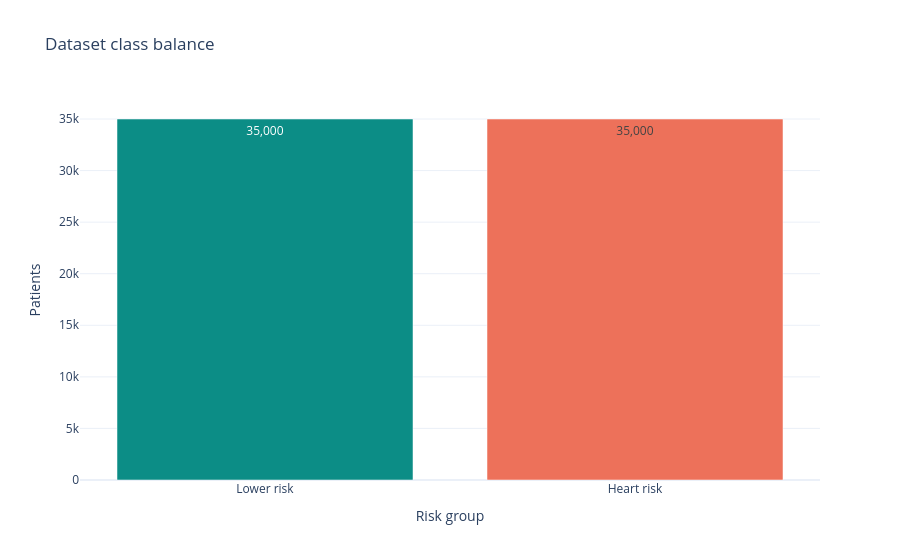
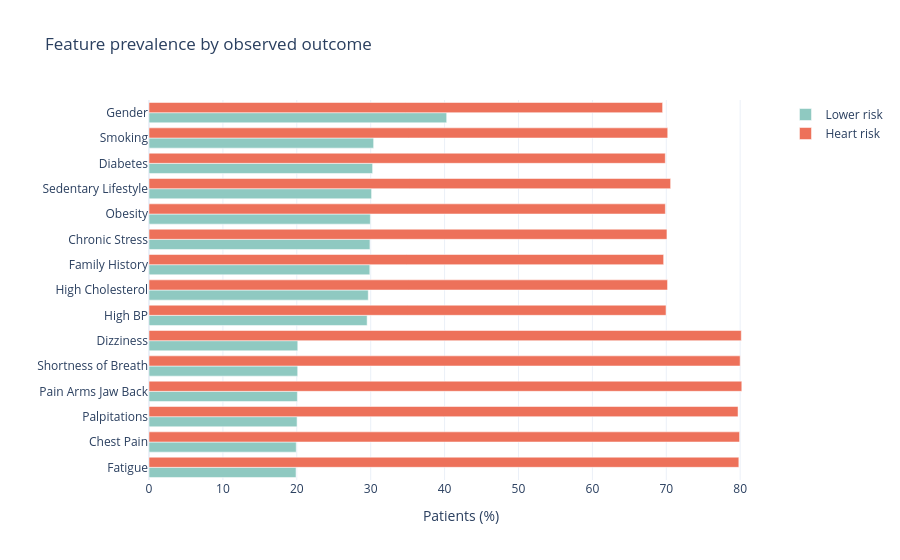
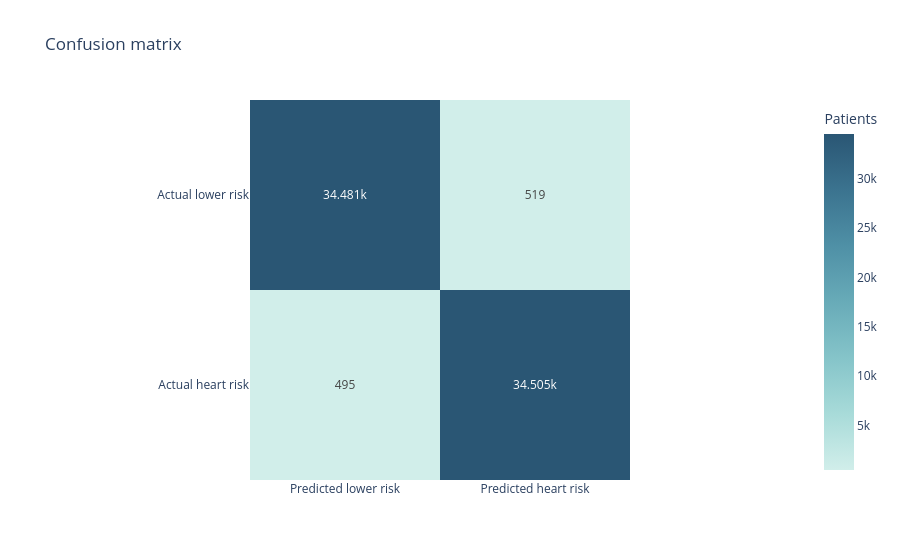
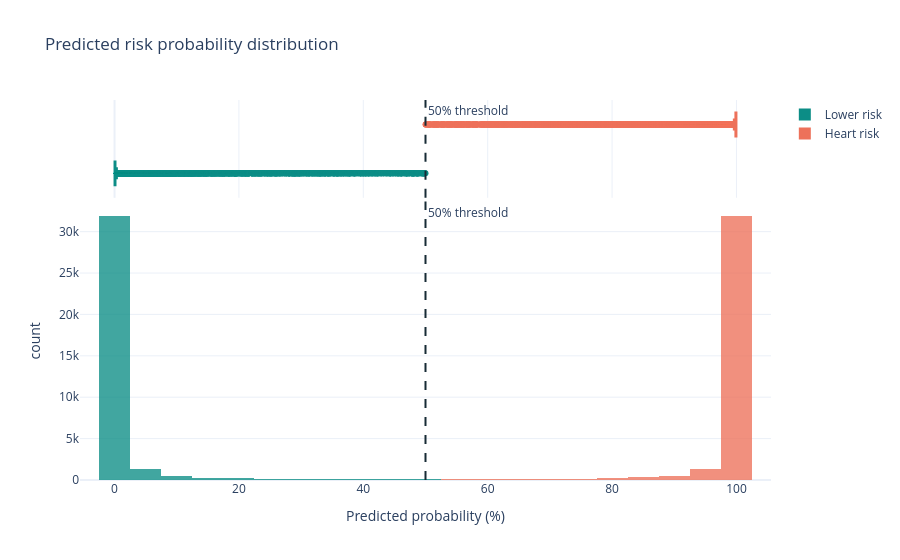

The notebook cell these images were saved under, in order:
### Code cell
# Interactive model and dataset insights
import plotly.express as px
import plotly.graph_objects as go
from sklearn.metrics import confusion_matrix

analysis_df = pd.read_csv("heart_disease_risk_dataset_earlymed.csv")
analysis_features = saved["features"] if "saved" in globals() else FEATURES
analysis_model = saved["model"] if "saved" in globals() else model
analysis_X = analysis_df[analysis_features]
analysis_y = analysis_df["Heart_Risk"].astype(int)
analysis_predictions = analysis_model.predict(analysis_X).astype(int)
analysis_probabilities = analysis_model.predict_proba(analysis_X)[:, 1]

# 1. Dataset class balance
class_balance = analysis_y.value_counts().rename(index={0: "Lower risk", 1: "Heart risk"}).reset_index()
class_balance.columns = ["Risk group", "Patients"]
fig_class_balance = px.bar(
    class_balance, x="Risk group", y="Patients", color="Risk group",
    color_discrete_map={"Lower risk": "#0c8d86", "Heart risk": "#ed715a"},
    title="Dataset class balance", text_auto=","
)
fig_class_balance.update_layout(showlegend=False, template="plotly_white")
fig_class_balance.show()

# 2. Binary feature prevalence split by observed outcome
binary_features = [feature for feature in analysis_features if feature != "Age"]
prevalence = analysis_df.groupby("Heart_Risk")[binary_features].mean().T.reset_index()
prevalence.columns = ["Feature", "Lower risk", "Heart risk"]
prevalence = prevalence.melt(id_vars="Feature", var_name="Risk group", value_name="Prevalence")
prevalence["Feature"] = prevalence["Feature"].str.replace("_", " ", regex=False)
prevalence["Prevalence"] = prevalence["Prevalence"] * 100
fig_prevalence = px.bar(
    prevalence.sort_values("Prevalence"), x="Prevalence", y="Feature", color="Risk group",
    barmode="group", orientation="h", title="Feature prevalence by observed outcome",
    color_discrete_map={"Lower risk": "#8fc9c1", "Heart risk": "#ed715a"},
    labels={"Prevalence": "Patients (%)", "Feature": ""}
)
fig_prevalence.update_layout(template="plotly_white", legend_title_text="")
fig_prevalence.show()

# 3. Confusion matrix for the saved model
matrix = confusion_matrix(analysis_y, analysis_predictions)
fig_confusion = px.imshow(
    matrix, text_auto=True, x=["Predicted lower risk", "Predicted heart risk"],
    y=["Actual lower risk", "Actual heart risk"], color_continuous_scale="Teal",
    title="Confusion matrix", labels={"x": "", "y": "", "color": "Patients"}
)
fig_confusion.update_layout(template="plotly_white")
fig_confusion.show()

# 4. Distribution of model confidence by predicted class
probability_df = pd.DataFrame({
    "Risk probability": analysis_probabilities * 100,
    "Model prediction": analysis_predictions,
})
probability_df["Model prediction"] = probability_df["Model prediction"].map({0: "Lower risk", 1: "Heart risk"})
fig_probability = px.histogram(
    probability_df, x="Risk probability", color="Model prediction", nbins=30,
    marginal="box", opacity=0.78, title="Predicted risk probability distribution",
    color_discrete_map={"Lower risk": "#0c8d86", "Heart risk": "#ed715a"},
    labels={"Risk probability": "Predicted probability (%)", "Model prediction": ""}
)
fig_probability.add_vline(x=50, line_dash="dash", line_color="#172b35", annotation_text="50% threshold")
fig_probability.update_layout(template="plotly_white")
fig_probability.show()

### Figure 1 — Plotly figure (JSON) as saved in the notebook; plotly's stock layout.template omitted (floating-point values rounded to 4 significant figures)
{"data": [{"hovertemplate": "Risk group=%{x}<br>Patients=%{y}<extra></extra>", "legendgroup": "Lower risk", "marker": {"color": "#0c8d86", "pattern": {"shape": ""}}, "name": "Lower risk", "orientation": "v", "showlegend": true, "textposition": "auto", "texttemplate": "%{y:,}", "type": "bar", "x": ["Lower risk"], "xaxis": "x", "y": [35000], "yaxis": "y"}, {"hovertemplate": "Risk group=%{x}<br>Patients=%{y}<extra></extra>", "legendgroup": "Heart risk", "marker": {"color": "#ed715a", "pattern": {"shape": ""}}, "name": "Heart risk", "orientation": "v", "showlegend": true, "textposition": "auto", "texttemplate": "%{y:,}", "type": "bar", "x": ["Heart risk"], "xaxis": "x", "y": [35000], "yaxis": "y"}], "layout": {"barmode": "relative", "legend": {"title": {"text": "Risk group"}, "tracegroupgap": 0}, "showlegend": false, "title": {"text": "Dataset class balance"}, "xaxis": {"anchor": "y", "categoryarray": ["Lower risk", "Heart risk"], "categoryorder": "array", "domain": [0, 1], "title": {"text": "Risk group"}}, "yaxis": {"anchor": "x", "domain": [0, 1], "title": {"text": "Patients"}}}}

### Figure 2 — Plotly figure (JSON) as saved in the notebook; plotly's stock layout.template omitted (floating-point values rounded to 4 significant figures)
{"data": [{"alignmentgroup": "True", "hovertemplate": "Risk group=Lower risk<br>Patients (%)=%{x}<br>=%{y}<extra></extra>", "legendgroup": "Lower risk", "marker": {"color": "#8fc9c1", "pattern": {"shape": ""}}, "name": "Lower risk", "offsetgroup": "Lower risk", "orientation": "h", "showlegend": true, "textposition": "auto", "type": "bar", "x": [19.89, 19.93, 20.03, 20.08, 20.12, 20.13, 29.52, 29.67, 29.88, 29.9, 29.95, 30.12, 30.26, 30.4, 40.28], "xaxis": "x", "y": ["Fatigue", "Chest Pain", "Palpitations", "Pain Arms Jaw Back", "Shortness of Breath", "Dizziness", "High BP", "High Cholesterol", "Family History", "Chronic Stress", "Obesity", "Sedentary Lifestyle", "Diabetes", "Smoking", "Gender"], "yaxis": "y"}, {"alignmentgroup": "True", "hovertemplate": "Risk group=Heart risk<br>Patients (%)=%{x}<br>=%{y}<extra></extra>", "legendgroup": "Heart risk", "marker": {"color": "#ed715a", "pattern": {"shape": ""}}, "name": "Heart risk", "offsetgroup": "Heart risk", "orientation": "h", "showlegend": true, "textposition": "auto", "type": "bar", "x": [69.5, 69.64, 69.87, 69.88, 69.97, 70.09, 70.17, 70.2, 70.59, 79.71, 79.82, 79.92, 80.0, 80.15, 80.22], "xaxis": "x", "y": ["Gender", "Family History", "Diabetes", "Obesity", "High BP", "Chronic Stress", "High Cholesterol", "Smoking", "Sedentary Lifestyle", "Palpitations", "Fatigue", "Chest Pain", "Shortness of Breath", "Dizziness", "Pain Arms Jaw Back"], "yaxis": "y"}], "layout": {"barmode": "group", "legend": {"title": {"text": ""}, "tracegroupgap": 0}, "title": {"text": "Feature prevalence by observed outcome"}, "xaxis": {"anchor": "y", "domain": [0, 1], "title": {"text": "Patients (%)"}}, "yaxis": {"anchor": "x", "domain": [0, 1], "title": {"text": ""}}}}

### Figure 3 — Plotly figure (JSON) as saved in the notebook; plotly's stock layout.template omitted (floating-point values rounded to 4 significant figures)
{"data": [{"coloraxis": "coloraxis", "hovertemplate": "x: %{x}<br>y: %{y}<br>Patients: %{z}<extra></extra>", "name": "0", "texttemplate": "%{z}", "type": "heatmap", "x": ["Predicted lower risk", "Predicted heart risk"], "xaxis": "x", "y": ["Actual lower risk", "Actual heart risk"], "yaxis": "y", "z": [[34481, 519], [495, 34505]]}], "layout": {"coloraxis": {"autocolorscale": false, "colorbar": {"title": {"text": "Patients"}}, "colorscale": [[0, "rgb(209, 238, 234)"], [0.1667, "rgb(168, 219, 217)"], [0.3333, "rgb(133, 196, 201)"], [0.5, "rgb(104, 171, 184)"], [0.6667, "rgb(79, 144, 166)"], [0.8333, "rgb(59, 115, 143)"], [1, "rgb(42, 86, 116)"]]}, "title": {"text": "Confusion matrix"}, "xaxis": {"anchor": "y", "constrain": "domain", "domain": [0, 1], "scaleanchor": "y"}, "yaxis": {"anchor": "x", "autorange": "reversed", "constrain": "domain", "domain": [0, 1]}}}

### Figure 4 — Plotly figure (JSON) as saved in the notebook; plotly's stock layout.template omitted (floating-point values rounded to 4 significant figures; data arrays with more than 128 entries replaced by an {"elided": "..."} marker saying what was removed)
{"data": [{"bingroup": "x", "hovertemplate": "=Lower risk<br>Predicted probability (%)=%{x}<br>count=%{y}<extra></extra>", "legendgroup": "Lower risk", "marker": {"color": "#0c8d86", "opacity": 0.78, "pattern": {"shape": ""}}, "name": "Lower risk", "nbinsx": 30, "orientation": "v", "showlegend": true, "type": "histogram", "x": {"elided": "34976 float values"}, "xaxis": "x", "yaxis": "y"}, {"hovertemplate": "=Lower risk<br>Predicted probability (%)=%{x}<extra></extra>", "legendgroup": "Lower risk", "marker": {"color": "#0c8d86"}, "name": "Lower risk", "notched": true, "showlegend": false, "type": "box", "x": {"elided": "34976 float values"}, "xaxis": "x2", "yaxis": "y2"}, {"bingroup": "x", "hovertemplate": "=Heart risk<br>Predicted probability (%)=%{x}<br>count=%{y}<extra></extra>", "legendgroup": "Heart risk", "marker": {"color": "#ed715a", "opacity": 0.78, "pattern": {"shape": ""}}, "name": "Heart risk", "nbinsx": 30, "orientation": "v", "showlegend": true, "type": "histogram", "x": {"elided": "35024 float values"}, "xaxis": "x", "yaxis": "y"}, {"hovertemplate": "=Heart risk<br>Predicted probability (%)=%{x}<extra></extra>", "legendgroup": "Heart risk", "marker": {"color": "#ed715a"}, "name": "Heart risk", "notched": true, "showlegend": false, "type": "box", "x": {"elided": "35024 float values"}, "xaxis": "x2", "yaxis": "y2"}], "layout": {"annotations": [{"showarrow": false, "text": "50% threshold", "x": 50, "xanchor": "left", "xref": "x", "y": 1, "yanchor": "top", "yref": "y domain"}, {"showarrow": false, "text": "50% threshold", "x": 50, "xanchor": "left", "xref": "x2", "y": 1, "yanchor": "top", "yref": "y2 domain"}], "barmode": "relative", "legend": {"title": {"text": ""}, "tracegroupgap": 0}, "shapes": [{"line": {"color": "#172b35", "dash": "dash"}, "type": "line", "x0": 50, "x1": 50, "xref": "x", "y0": 0, "y1": 1, "yref": "y domain"}, {"line": {"color": "#172b35", "dash": "dash"}, "type": "line", "x0": 50, "x1": 50, "xref": "x2", "y0": 0, "y1": 1, "yref": "y2 domain"}], "title": {"text": "Predicted risk probability distribution"}, "xaxis": {"anchor": "y", "domain": [0, 1], "title": {"text": "Predicted probability (%)"}}, "xaxis2": {"anchor": "y2", "domain": [0, 1], "matches": "x", "showgrid": true, "showticklabels": false}, "yaxis": {"anchor": "x", "domain": [0, 0.7326], "title": {"text": "count"}}, "yaxis2": {"anchor": "x2", "domain": [0.7426, 1], "matches": "y2", "showgrid": false, "showline": false, "showticklabels": false, "ticks": ""}}}
